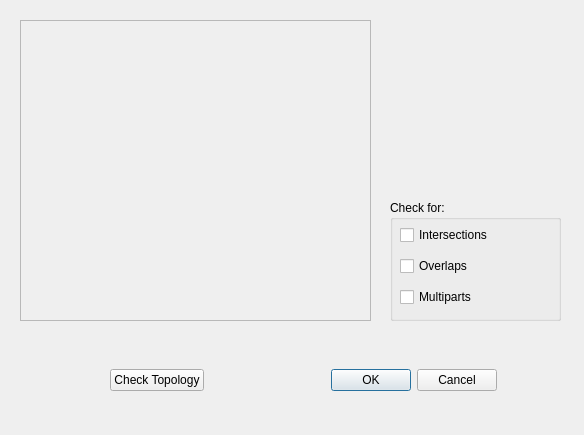
<ui version="4.0" >
 <class>TopolDialog</class>
 <widget class="QDialog" name="TopolDialog" >
  <property name="geometry" >
   <rect>
    <x>0</x>
    <y>0</y>
    <width>584</width>
    <height>435</height>
   </rect>
  </property>
  <property name="windowTitle" >
   <string>Dialog</string>
  </property>
  <widget class="QWidget" name="horizontalLayoutWidget" >
   <property name="geometry" >
    <rect>
     <x>110</x>
     <y>340</y>
     <width>387</width>
     <height>80</height>
    </rect>
   </property>
   <layout class="QHBoxLayout" name="horizontalLayout" >
    <item>
     <widget class="QPushButton" name="checkButton" >
      <property name="text" >
       <string>Check Topology</string>
      </property>
     </widget>
    </item>
    <item>
     <widget class="QDialogButtonBox" name="buttonBox" >
      <property name="orientation" >
       <enum>Qt::Horizontal</enum>
      </property>
      <property name="standardButtons" >
       <set>QDialogButtonBox::Cancel|QDialogButtonBox::Ok</set>
      </property>
     </widget>
    </item>
   </layout>
  </widget>
  <widget class="QGroupBox" name="groupBox" >
   <property name="geometry" >
    <rect>
     <x>390</x>
     <y>200</y>
     <width>171</width>
     <height>121</height>
    </rect>
   </property>
   <property name="title" >
    <string>Check for:</string>
   </property>
   <widget class="QWidget" name="verticalLayoutWidget" >
    <property name="geometry" >
     <rect>
      <x>10</x>
      <y>20</y>
      <width>160</width>
      <height>94</height>
     </rect>
    </property>
    <layout class="QVBoxLayout" name="verticalLayout" >
     <item>
      <widget class="QCheckBox" name="intersectBox" >
       <property name="text" >
        <string>Intersections</string>
       </property>
      </widget>
     </item>
     <item>
      <widget class="QCheckBox" name="overlapBox" >
       <property name="text" >
        <string>Overlaps</string>
       </property>
      </widget>
     </item>
     <item>
      <widget class="QCheckBox" name="multipartBox" >
       <property name="text" >
        <string>Multiparts</string>
       </property>
      </widget>
     </item>
    </layout>
   </widget>
  </widget>
  <widget class="QTextEdit" name="resultWindow" >
   <property name="enabled" >
    <bool>false</bool>
   </property>
   <property name="geometry" >
    <rect>
     <x>20</x>
     <y>20</y>
     <width>351</width>
     <height>301</height>
    </rect>
   </property>
  </widget>
 </widget>
 <resources/>
 <connections>
  <connection>
   <sender>buttonBox</sender>
   <signal>accepted()</signal>
   <receiver>TopolDialog</receiver>
   <slot>accept()</slot>
   <hints>
    <hint type="sourcelabel" >
     <x>248</x>
     <y>254</y>
    </hint>
    <hint type="destinationlabel" >
     <x>157</x>
     <y>274</y>
    </hint>
   </hints>
  </connection>
  <connection>
   <sender>buttonBox</sender>
   <signal>rejected()</signal>
   <receiver>TopolDialog</receiver>
   <slot>reject()</slot>
   <hints>
    <hint type="sourcelabel" >
     <x>316</x>
     <y>260</y>
    </hint>
    <hint type="destinationlabel" >
     <x>286</x>
     <y>274</y>
    </hint>
   </hints>
  </connection>
 </connections>
</ui>
